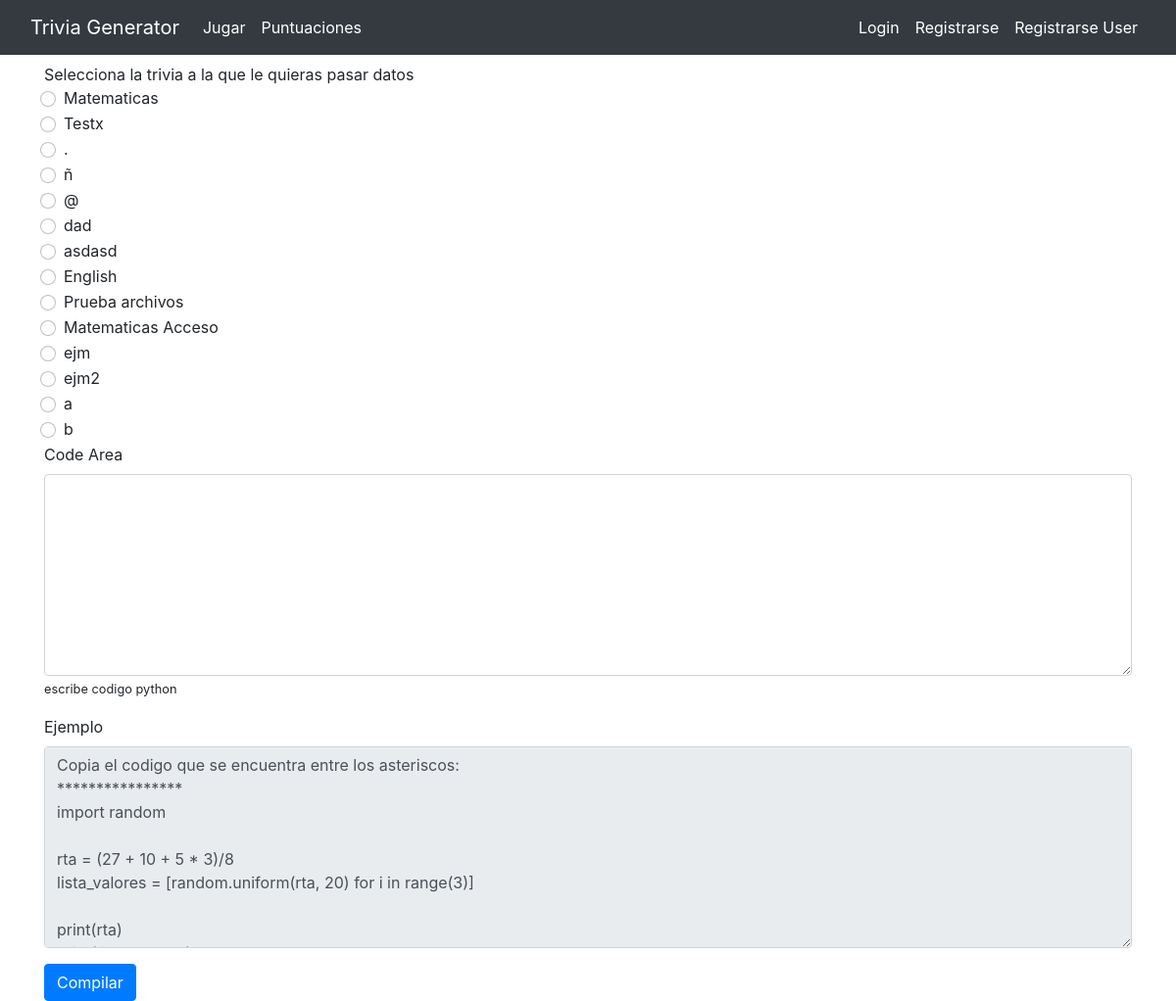
Page /compiler on the committed database.
### TGApp/models.py (models this page shows, shortened)
class Trivia(models.Model):
    autor = models.ForeignKey(User, on_delete=models.CASCADE, null=True)
    id = models.AutoField(primary_key=True)
    nombre = models.CharField(max_length=100)
    Tipo = models.CharField(max_length=100)

### TGApp/views.py (the view, shortened to what this page needs)
# urls.py: path('compiler', views.compiler, name='compiler'),
def compiler(request):
    trivias = Trivia.objects.all()
    return render(request, 'TGApp/OldCompiler.html', {'trivias' : trivias})

### TGApp/templates/TGApp/OldCompiler.html (shortened to what this page needs)
{% extends 'TGApp/base.html' %}
{% block contenido %}
Selecciona la trivia a la que le quieras pasar datos
<form action="" method="POST">
    {% for Trivia in trivias %}
        <div class="form-check">
            <input type="radio" class="form-check-input" id="{{ Trivia.Tipo }}" name="trivia" value="{{ Trivia.pk }}">
            <label for="{{ Trivia.Tipo }}" class="form-check-label">
                {{ Trivia.Tipo }}
            </label>
        </div>
    {% endfor %}
    <div class="mb-3">
        <label for="codearea" class="form-label">Code Area</label>
        <textarea class="form-control" type="text" name="codearea" id="codearea" cols="30" rows="8" onkeydown="if(event.keyCode===9){var v=this.value,s=this.selectionStart,e=this.selectionEnd;this.value=v.substring(0, s)+'\t'+v.substring(e);this.selectionStart=this.selectionEnd=s+1;return false;}">{{ code }}</textarea>
        <small> escribe codigo python</small>
      </div>
      <div class="mb-3">
          <label for="output" class="form-label">Ejemplo</label>
          <textarea class="form-control" type="text" name="output" id="output" cols="20" rows="8" disabled>Copia el codigo que se encuentra entre los asteriscos:
****************
import random
rta = (27 + 10 + 5 * 3)/8
lista_valores = [random.uniform(rta, 20) for i in range(3)]
print(rta)
print(lista_valores)
****************
          </textarea>
    </div>
    <button type="submit" class="btn btn-primary">Compilar</button>
</form>
{% endblock %}

### rows in the picture
Trivia: Tipo "Matematicas"
Trivia: Tipo "Testx"
Trivia: Tipo "."
Trivia: Tipo "ñ"
Trivia: Tipo "@"
Trivia: Tipo "dad"
Trivia: Tipo "asdasd"
Trivia: Tipo "English"
Trivia: Tipo "Prueba archivos"
Trivia: Tipo "Matematicas Acceso"
Trivia: Tipo "ejm"
Trivia: Tipo "ejm2"
Trivia: Tipo "a"
Trivia: Tipo "b"
